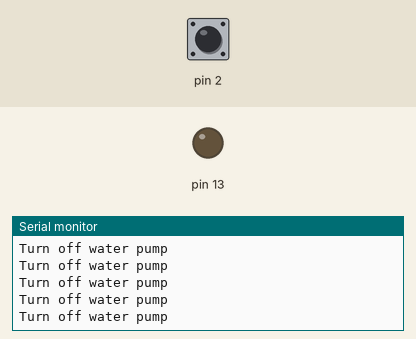
Simulated run of this sketch. Board: Arduino Uno, built with avr-gcc and run on an emulated ATmega328P. Parts: output pins drawn as LEDs (lit = HIGH), the last lines printed to the serial monitor. The test bench sets the inputs (shaded band); at power-on: pin 2 LOW.

Above: at 1.2 s.
1.3 s: pin 2 driven HIGH
At 2.1 s:
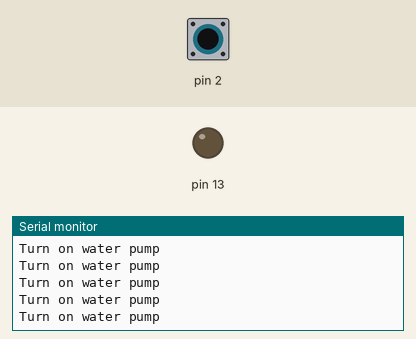
3.2 s: pin 2 driven LOW
At 4.2 s:
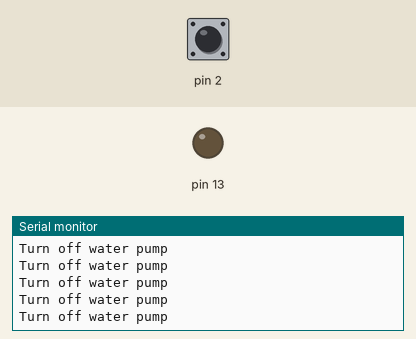
6.2 s: pin 2 pulsed HIGH 2 times (0.12 s each, 0.3 s apart)
At 6.7 s:
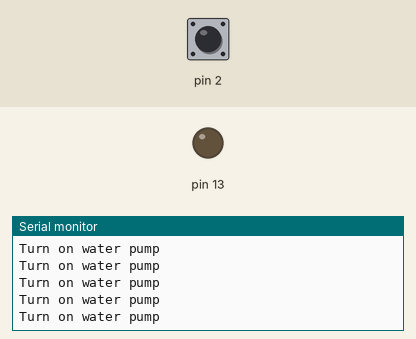

The sketch:

Water_pump_on_off.ino
```cpp
void setup() {
  // put your setup code here, to run once:
  pinMode(13, OUTPUT);
  pinMode(2, INPUT);
  Serial.begin(9600);
}

void loop() {
  if(digitalRead(2) == 1)
   Serial.println("Turn on water pump");
  else
   Serial.println("Turn off water pump");
}
```

Measured:
- after the input at 1.3 s, the serial monitor: prints a new line after 0.08 s (image 1)
